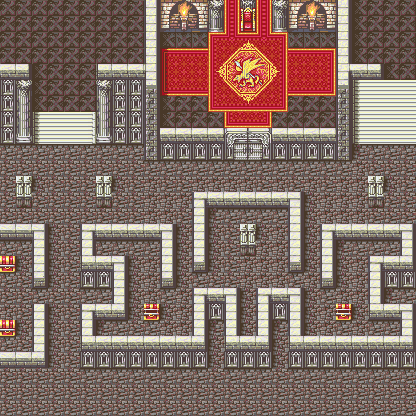

Rendered tile map (Tiled .tmx) drawn with the repository's tilesets; below, a short description and the map source with its tile grids summarised:
An orthogonal 26x26 tile map with 16x16 px tiles, 3 tile layers (Tile Layer 1, Right Chest, Left Chest), 3 hidden layers not drawn.

<map version="1.0" orientation="orthogonal" renderorder="right-down" width="26" height="26" tilewidth="16" tileheight="16" nextobjectid="1">
 <tileset firstgid="1" name="79007A7B" tilewidth="16" tileheight="16">
  <image source="FE8 Tilesets/79007A7B.png" width="512" height="512" />
  <tile id="482">
   <properties>
    <property name="Main" value="" />
   </properties>
  </tile>
 </tileset>
 <layer name="Tile Layer 1" width="26" height="26">
  <properties>
   <property name="Anims" value="_79Anims" />
   <property name="ChapterID" value="MercenaryMilitiaWaitArcanae6" />
   <property name="Main" value="" />
   <property name="MapChangesID" value="CesarianCapitalMercenaryArcanaeChanges" />
   <property name="MapID" value="CesarianCapitalMercenaryArcanaeMap" />
   <property name="ObjectType" value="0x79" />
   <property name="PaletteID" value="0x7A" />
   <property name="TileConfig" value="0x7B" />
  </properties>
  <data>[676 cells, 676 non-empty, 78 distinct tile ids]</data>
 </layer>
 <layer name="SS Chest" width="26" height="26" visible="0">
  <properties>
   <property name="Height" value="1" />
   <property name="ID" value="4" />
   <property name="Width" value="1" />
   <property name="X" value="0" />
   <property name="Y" value="20" />
  </properties>
  <data>[676 cells, 1 non-empty, 1 distinct tile ids]</data>
 </layer>
 <layer name="Right Chest" width="26" height="26">
  <properties>
   <property name="Height" value="1" />
   <property name="ID" value="3" />
   <property name="Width" value="1" />
   <property name="X" value="21" />
   <property name="Y" value="19" />
  </properties>
  <data>[676 cells, 1 non-empty, 1 distinct tile ids]</data>
 </layer>
 <layer name="Left Chest" width="26" height="26">
  <properties>
   <property name="Height" value="1" />
   <property name="ID" value="2" />
   <property name="Width" value="1" />
   <property name="X" value="9" />
   <property name="Y" value="19" />
  </properties>
  <data>[676 cells, 1 non-empty, 1 distinct tile ids]</data>
 </layer>
 <layer name="NN Chest" width="26" height="26" visible="0">
  <properties>
   <property name="Height" value="1" />
   <property name="ID" value="1" />
   <property name="Width" value="1" />
   <property name="X" value="0" />
   <property name="Y" value="16" />
  </properties>
  <data>[676 cells, 1 non-empty, 1 distinct tile ids]</data>
 </layer>
 <layer name="Throne Door" width="26" height="26" visible="0">
  <properties>
   <property name="Height" value="3" />
   <property name="ID" value="0" />
   <property name="Width" value="5" />
   <property name="X" value="13" />
   <property name="Y" value="8" />
  </properties>
  <data>[676 cells, 15 non-empty, 7 distinct tile ids]</data>
 </layer>
</map>
